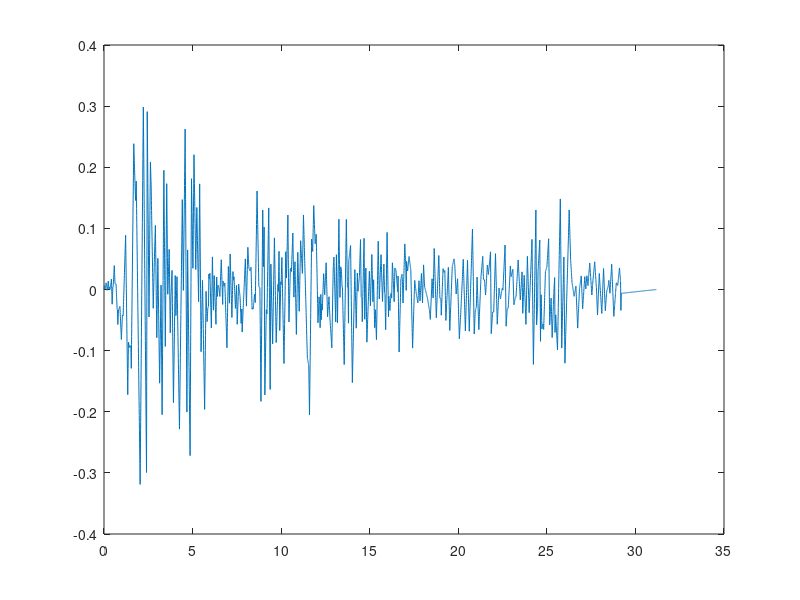

This chart was generated by the following MATLAB code:
clear all
close all
clc

U = importdata('ElCentro.txt') ;
t = U(:,1) ;
dtor = 0.02 ;
ugor = U(:,2) ;
oldsize = length(ugor) ;
dtnew = 0.005 ;
div = dtor/dtnew ;
newsize = oldsize + (oldsize-1)*(div-1) ;
tnew = [0:dtnew:(t(oldsize))]' ;
ugnew = zeros(newsize,1) ;

i = div + 1 ;

for j = 1:1:(oldsize-1)
    
    slope =  ( ugor(j+1,1) - ugor(j,1) )/dtor ;
    ugnew(i-4,1) = ugor(j,1) ;
    ugnew(i-3,1) = ugnew(i-4,1) + slope*dtnew ;
    ugnew(i-2,1) = ugnew(i-4,1) + 2*slope*dtnew ;
    ugnew(i-1,1) = ugnew(i-4,1) + 3*slope*dtnew ;
    ugnew(i,1) = ugor(j+1,1) ;
    i = i + div ;
    
end

plot(tnew,ugnew)
Unew = [tnew ugnew] ;
save('UpElcentro.txt','Unew','-ascii')
